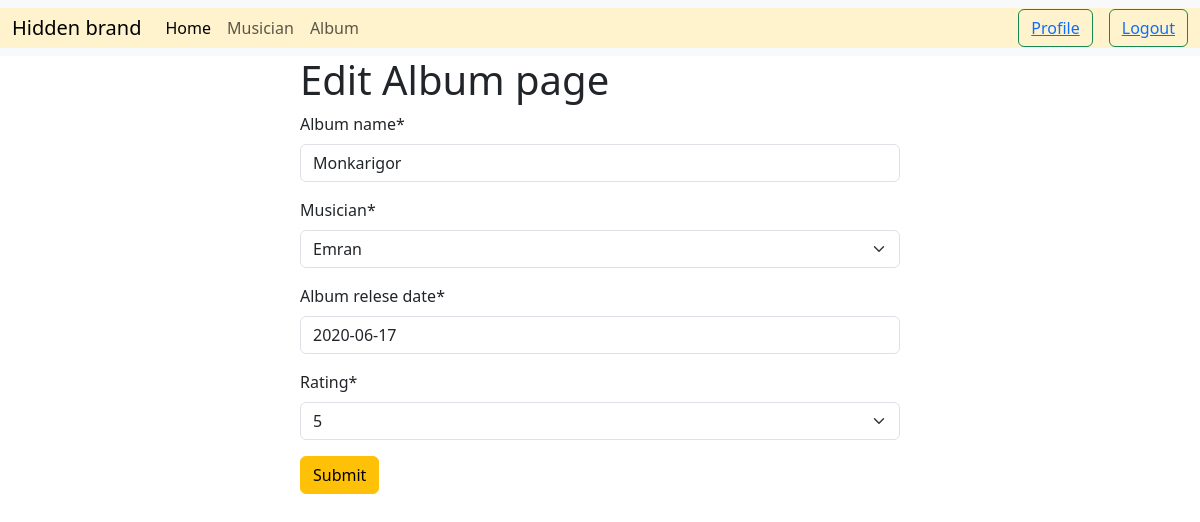
Page /album/edit/1/ (signed in) on the committed database.
### album/models.py (models this page shows, shortened)
class Album(models.Model):
    album_name = models.CharField(max_length=100)
    musician=models.ForeignKey(Musician,on_delete=models.CASCADE)
    album_relese_date = models.DateField()
    rating_choices = (
    ('1', '1'),
    ('2', '2'),
    ('3', '3'),
    ('4', '4'),
    ('5', '5'),
    )
    rating = models.CharField(max_length=100, choices=rating_choices)

### album/views.py (the view)
# urls.py: path('edit/<int:id>/',views.edit_album_view.as_view(), name='edit_album'),
@method_decorator(login_required,name='dispatch')
class edit_album_view(UpdateView):
    model = models.Album
    form_class = forms.AlbumForm
    template_name='album.html'
    pk_url_kwarg='id'
    success_url=reverse_lazy('home')
    def get_context_data(self, **kwargs):
        context=super().get_context_data(**kwargs)
        context['type']='Edit'
        return context

### album/forms.py
class AlbumForm(forms.ModelForm):
    class Meta:
        model=Album
        fields='__all__'

### musician/models.py (called while the page is built)
    def __str__(self):
        return self.first_name

### album/templates/album.html (shortened to what this page needs)
{% extends "base.html" %}
{% load crispy_forms_tags %}
{% block content %}
<form method="post" style='width:50%; margin:auto '>
    <h1>{{type}} Album page</h1>
    {{form | crispy }}
<button class="btn btn-warning">Submit</button>
</form>
{% endblock  %}

### rows in the picture
Album: album_name "Monkarigor", musician "Emran", album_relese_date "2020-06-17", rating "5"

### other values in the picture
{{ type }} "Edit"
